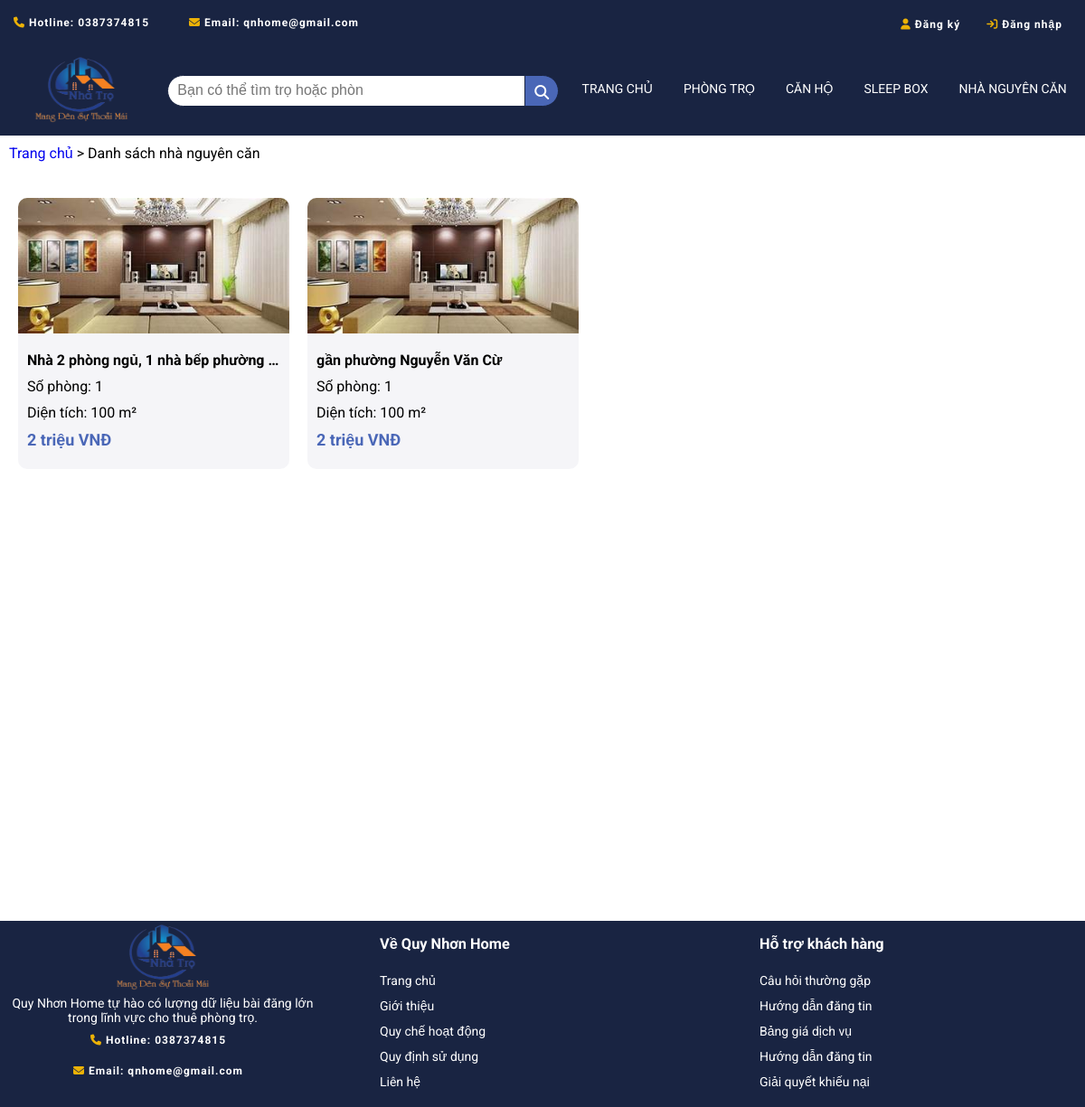
The app's page /trangdanhsachnhanguyencan.php, older data.
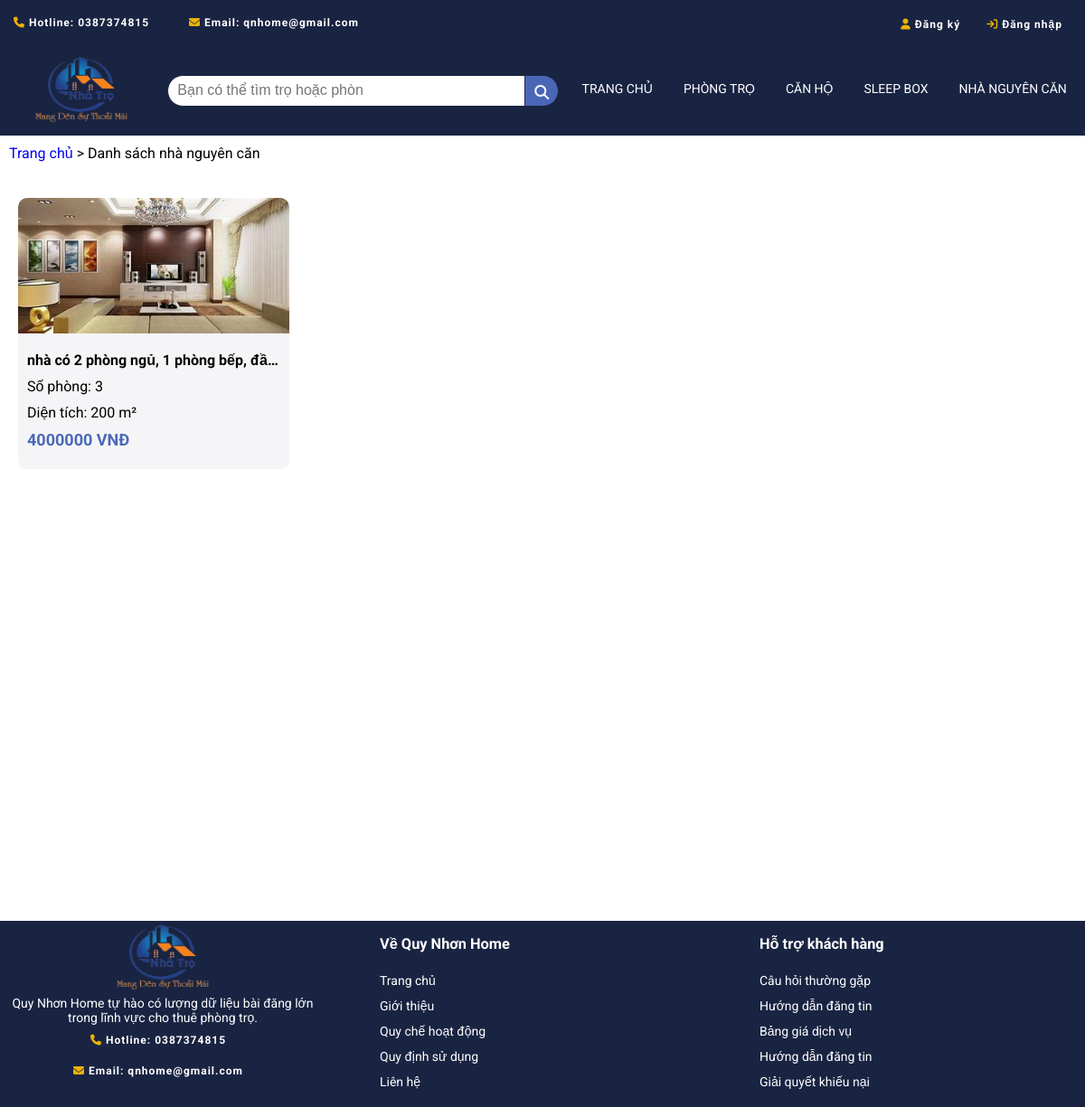
The same page, newer data.
### tables this page shows
CREATE TABLE IF NOT EXISTS `phongtro` (
  `Id_PhongTro` int(11) NOT NULL AUTO_INCREMENT,
  `TieuDe` text DEFAULT NULL,
  `LoaiHinhChoThue` text DEFAULT NULL,
  `HinhAnh` text DEFAULT NULL,
  `DiaChiCuThe` text DEFAULT NULL,
  `Phuong` text DEFAULT NULL,
  `Gia` int(11) DEFAULT NULL,
  `DienTich` int(11) DEFAULT NULL,
  `SoPhong` int(11) DEFAULT NULL,
  `MoTa` text DEFAULT NULL,
  `Id_DanhMuc` int(11) DEFAULT NULL,
  `Id_User` int(11) DEFAULT NULL,
  `status` enum('pending','approved','rejected') NOT NULL,
  `full_text_search_column` text GENERATED ALWAYS AS (concat_ws(' ',`TieuDe`,`Phuong`,`Gia`,`SoPhong`,`DienTich`,`MoTa`)) STORED,
  `ThoiGianDang` datetime DEFAULT NULL,
  PRIMARY KEY (`Id_PhongTro`),
  KEY `Id_DanhMuc` (`Id_DanhMuc`),
  KEY `Id_User` (`Id_User`)
);

### trangdanhsachnhanguyencan.php (the view, shortened to what this page needs)
<!DOCTYPE html>
<html lang="en">
<head>
    <link rel="stylesheet" href="/css/trangdanhsachphongtro.css" />
    <link rel="stylesheet" href="https://cdnjs.cloudflare.com/ajax/libs/font-awesome/6.4.0/css/all.min.css" />
</head>
<body>
    <?php
    require 'layout/header.php';
    ?>
    <div class="breadcrumb" style="margin-top: 10px; margin-bottom: 20px;margin-left: 10px;">
        <a href="/trangchu.php" style="text-decoration: none;">Trang chủ</a> &gt; Danh sách nhà nguyên căn
    </div>
    <div class="main">
        <div class="thanhphan">
            <?php
            $kn = mysqli_connect("localhost", "root", "", "webtimtro") or die("Không kết nối được");
            mysqli_set_charset($kn, "utf8mb4");
            $caulenh = "SELECT phongtro.* FROM phongtro
            INNER JOIN danhmuc ON phongtro.Id_DanhMuc = danhmuc.Id_DanhMuc
            WHERE danhmuc.TenDanhMuc = 'Nhà nguyên căn' and phongtro.status='approved'";
            $kq = mysqli_query($kn, $caulenh);
            while ($row = mysqli_fetch_array($kq)) {
                $id_pt = $row["Id_PhongTro"];
                echo "<div class='tongquat'>
                    <a href='trangphongchitiet.php?id=$id_pt'>
                        <div class='noidung'>
                            <div class='top'>
                                <img src='/process/" . $row["HinhAnh"] . "' alt='hinhanh'/>
                            </div>
                            <div class='bottom'>
                            <h4>" . $row["MoTa"] . " phường ". $row["Phuong"] ."</h4>
                            <p>Số phòng: " . $row["SoPhong"] . "</p>
                            <p>Diện tích: " . $row["DienTich"] . " m²</p>
                            <p style='color:#4a67b7; font-weight: 700; font-size: 18px'>" . $row["Gia"] . " VNĐ</p>
                            </div>
                        </div>
                    </a>
                </div>";
            }
            ?>
        </div>
    </div>
    <?php
     require 'layout/footer.php';
    ?>
</body>
</html>

Row changes from the older to the newer data that the page shows:
removed phongtro: HinhAnh (picture), MoTa "Nhà 2 phòng ngủ, 1 nhà bếp", SoPhong "1", DienTich "100", Gia "2 triệu"
removed phongtro: HinhAnh (picture), MoTa "gần", Phuong "Nguyễn Văn Cừ", SoPhong "1", DienTich "100", Gia "2 triệu"
added phongtro: HinhAnh (picture), MoTa "nhà có 2 phòng ngủ, 1 phòng bếp, đầ…", SoPhong "3", DienTich "200", Gia "4000000"
